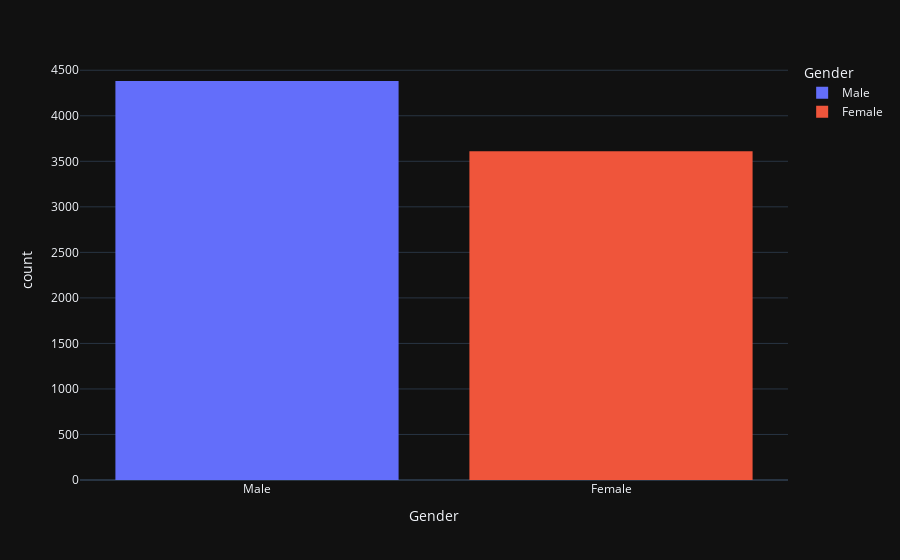

Write notebook code for a chart like this one.
### Code cell
fig2 = px.histogram(Train,x='Gender',color='Gender',template='plotly_dark')
fig2.show()

### Figure 1 — Plotly figure (JSON) as saved in the notebook; plotly's stock layout.template omitted (floating-point values rounded to 4 significant figures; data arrays with more than 128 entries replaced by an {"elided": "..."} marker saying what was removed)
{"data": [{"alignmentgroup": "True", "bingroup": "x", "hovertemplate": "Gender=%{x}<br>count=%{y}<extra></extra>", "legendgroup": "Male", "marker": {"color": "#636efa", "pattern": {"shape": ""}}, "name": "Male", "offsetgroup": "Male", "orientation": "v", "showlegend": true, "type": "histogram", "x": {"elided": "4382 str values"}, "xaxis": "x", "yaxis": "y"}, {"alignmentgroup": "True", "bingroup": "x", "hovertemplate": "Gender=%{x}<br>count=%{y}<extra></extra>", "legendgroup": "Female", "marker": {"color": "#EF553B", "pattern": {"shape": ""}}, "name": "Female", "offsetgroup": "Female", "orientation": "v", "showlegend": true, "type": "histogram", "x": {"elided": "3610 str values"}, "xaxis": "x", "yaxis": "y"}], "layout": {"barmode": "relative", "legend": {"title": {"text": "Gender"}, "tracegroupgap": 0}, "margin": {"t": 60}, "xaxis": {"anchor": "y", "categoryarray": ["Male", "Female"], "categoryorder": "array", "domain": [0, 1], "title": {"text": "Gender"}}, "yaxis": {"anchor": "x", "domain": [0, 1], "title": {"text": "count"}}}}
